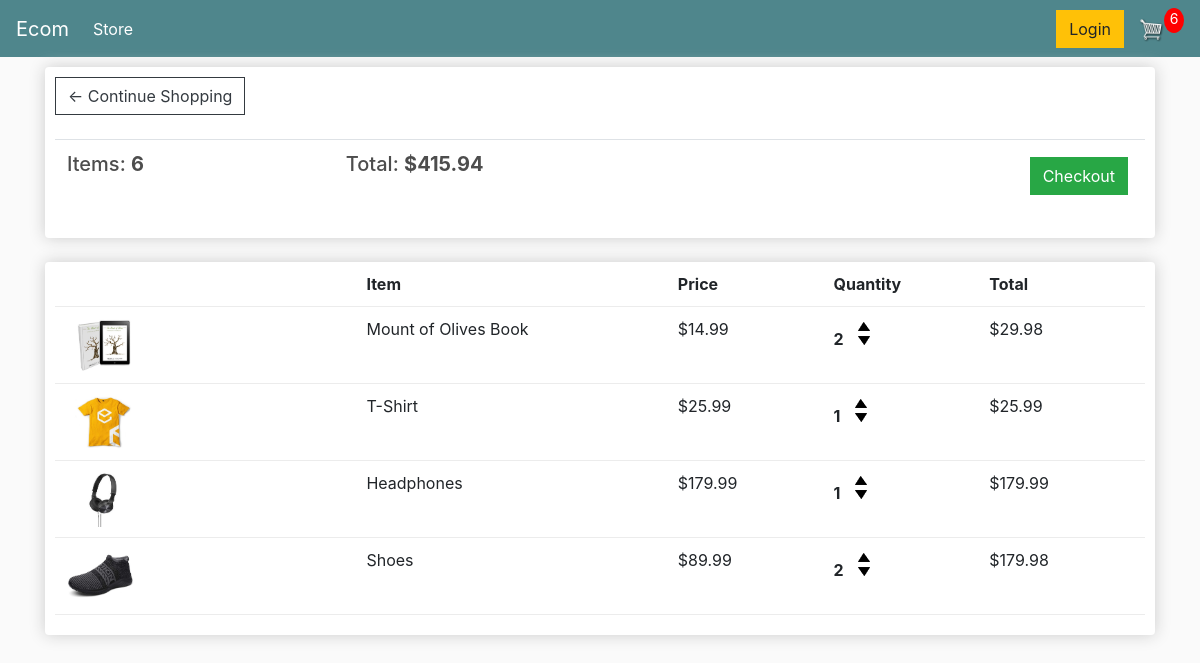
The page /cart/ (signed in) on the database as committed earlier.
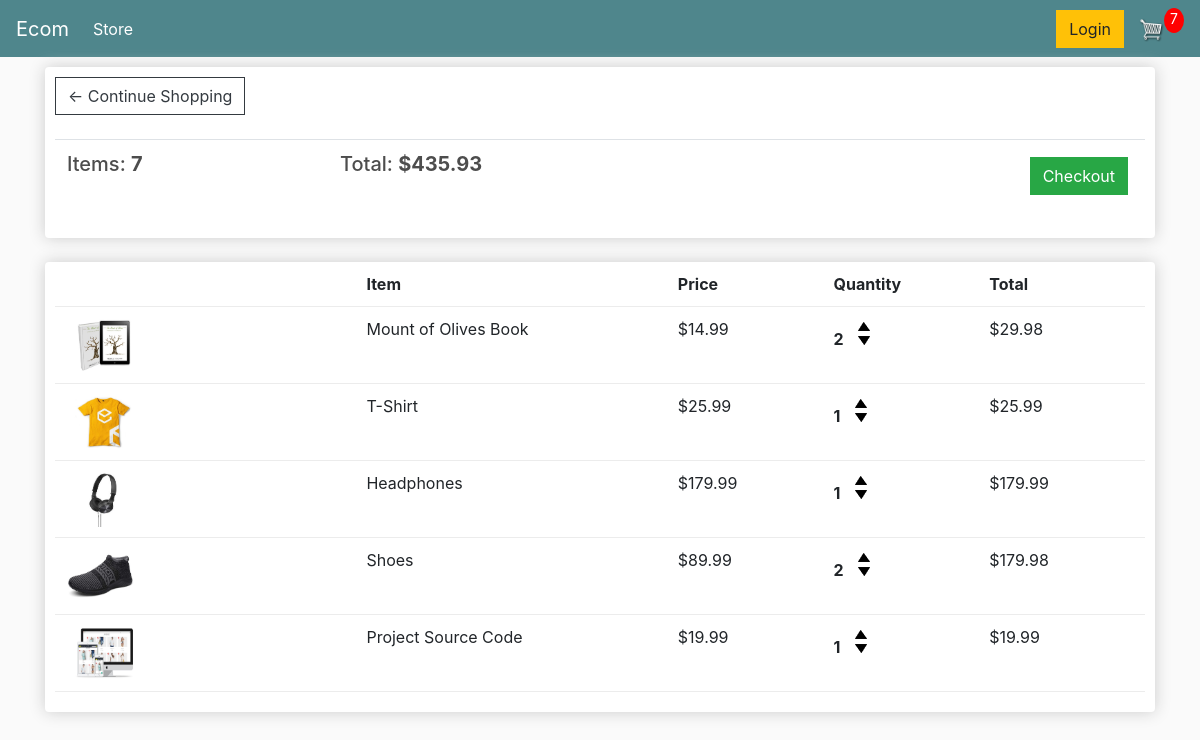
The same page on the database as committed later.
### store/models.py (models this page shows, shortened)
class Order(models.Model):
    customer = models.ForeignKey(Customer, on_delete=models.SET_NULL, blank=True, null=True)
    date_ordered = models.DateTimeField(auto_now_add=True)
    complete = models.BooleanField(default=False, null=True, blank=False)
    transaction_id = models.CharField(max_length=200, null=True)
    '''
    Returns the total value off all items in cart taking into account the quantity
    of each item
    '''
    @property
    def get_cart_total(self):
        orderitems = self.orderitem_set.all()
        total = sum(item.get_total for item in orderitems)
        return total
    '''
    Returns the sum total of the number of items of each type
    '''
    @property
    def get_cart_items(self):
        orderitems = self.orderitem_set.all()
        total = sum(item.quantity for item in orderitems)
        return total

class OrderItem(models.Model):
    product = models.ForeignKey(Product, on_delete=models.SET_NULL, blank=True, null=True)
    order = models.ForeignKey(Order, on_delete=models.SET_NULL, blank=True, null=True)
    quantity = models.IntegerField(default=0, null=True, blank=True)
    date_added = models.DateTimeField(auto_now_add=True)
    @property
    def get_total(self):
        total = self.product.price * self.quantity
        return total

class Product(models.Model):
    name = models.CharField(max_length=200, null=True)
    price = models.FloatField()
    digital = models.BooleanField(default=False, null=True, blank=False)
    image = models.ImageField(null=True, blank=True)
    @property
    def imageURL(self):
        try:
            url = self.image.url
        except:
            url = ''
        return url

### store/views.py (the view)
# urls.py: path('cart/', views.cart, name = 'cart'),
def cart(request):
    if request.user.is_authenticated:
        customer = request.user.customer
        order, created = Order.objects.get_or_create(customer=customer, complete=False)
        items = order.orderitem_set.all()
        cartItems = order.get_cart_items
    else:
        items = []
        order = {'get_cart_items': 0, 'get_cart_total': 0}
        cartItems = order['get_cart_items']
    context = {'items':items, 'order': order, 'cartItems':cartItems}
    return render(request, 'store/cart.html', context)

### store/templates/store/cart.html
{% extends 'store/main.html' %}
{% load static %}
{% block content %}
  <div class="row">
    <div class="col-lg-12">
      <div class="box-element">
        <a class = "btn btn-outline-dark" href="{% url 'store' %}">&#x2190; Continue Shopping</a>
        <br>
        <br>
        <table class = "table">
          <tr>
            <th><h5>Items: <strong>{{ order.get_cart_items }}</strong></h5></th>
            <th><h5>Total: <strong>${{ order.get_cart_total }}</strong></h5></th>
            <th>
              <a style = "float:right; margin:5px" class = "btn btn-success"
                  href="{% url 'checkout' %}">Checkout</a>
            </th>
          </tr>
        </table>
      </div>
      <br>
      <div class="box-element">
        <div class="cart-row">
          <div style="flex:2"></div>
          <div style="flex:2"><strong>Item</strong></div>
          <div style="flex:1"><strong>Price</strong></div>
          <div style="flex:1"><strong>Quantity</strong></div>
          <div style="flex:1"><strong>Total</strong></div>
        </div>
        {% for item in items %}
        <div class="cart-row">
          <div style="flex:2"><img class = "row-image" src="{{ item.product.imageURL }}"></div>
          <div style="flex:2">{{ item.product.name }}</div>
          <div style="flex:1">${{ item.product.price|floatformat:2 }}</div>
          <div style="flex:1">
            <p class = "quantity">{{ item.quantity }}</p>
            <div class="quantity">
              <img class = "chg-quantity" src="{% static 'images/arrow-up.png' %}">
              <img class = "chg-quantity" src="{% static 'images/arrow-down.png' %}">
            </div>
          </div>
          <div style="flex:1">${{ item.get_total }}</div>
        </div>
        {% endfor %}
      </div>
    </div>
  </div>
{% endblock %}

Rows that differ between the two databases and show on the page:
computed for Order: get_cart_items "6" → "7"; get_cart_total "415.94" → "435.93"
added OrderItem: product.imageURL (picture), product.name "Project Source Code", product.price "19.99", quantity "1", get_total "19.99"
Other text that changed with them:
{{ cartItems }}: "6" → "7"
